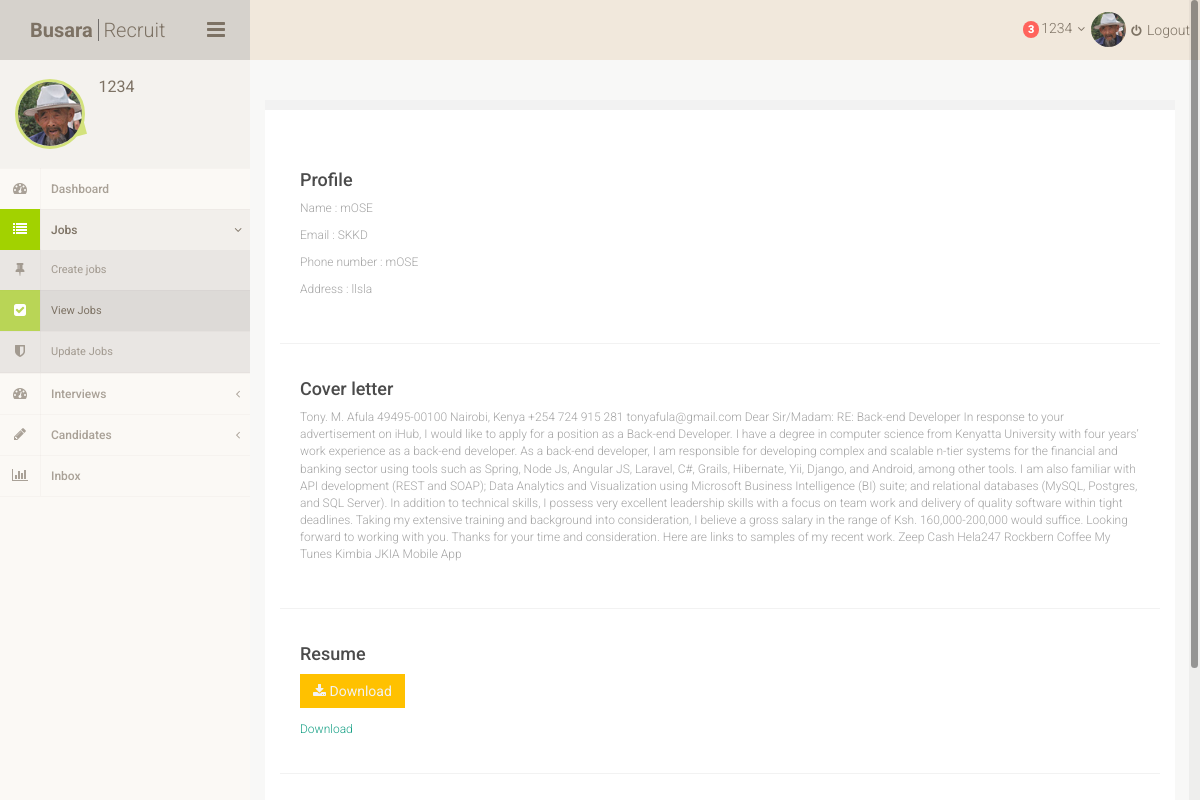
/candidates/profile/1 (signed in), run on the app's committed database.
### employers/models.py (models this page shows, shortened)
class Employer(models.Model):
	user = models.OneToOneField(User, null=True)
	company_name = models.CharField(blank=False,unique=True, max_length=30)
	company_website = models.URLField(blank=False,unique=True, max_length=100)
	phone_number = models.CharField(blank=True, unique=True, max_length=12)
	company_logo = models.ImageField(upload_to='employers', blank=True, default="")
	created_on = models.DateTimeField(auto_now=True)

### employees/models.py (models this page shows, shortened)
class Employee(models.Model):
	job = models.ForeignKey(Job, on_delete=models.CASCADE,null=True)
	first_name  = models.CharField(blank=False, max_length=30,default="")
	last_name = models.CharField(blank=False, max_length=30,default="")
	email = models.EmailField(blank=False, max_length=35,default="")
	phone_number = models.CharField(blank=False, max_length=12)
	address = models.CharField(blank=True, max_length=60)
	cover_letter = models.CharField(max_length=1500,default='')
	resume = models.FileField(upload_to='resume/%Y%m%d/',default='')
	application_date = models.DateTimeField(auto_now=True)
	is_shortlisted = models.BooleanField(default=False)

### employees/views.py (the view)
# urls.py: url(r'^profile/(?P<id>[0-9]+)$', views.candidate_profile, name="profile"),
def candidate_profile(request,id):
	user = request.user
	employer = user.employer
	profile = get_object_or_404(Employee, pk=id)
	return render(request, 'employees/view_profile.html', {'profile': profile,'company_name':employer.company_name})

### employees/templates/employees/view_profile.html (shortened to what this page needs)
<!DOCTYPE html>
<html>
  <head>
    {% load static %}
    <link href="{% static 'employers/css/bootstrap.min.css' %}" rel="stylesheet">
    <link href="http://netdna.bootstrapcdn.com/font-awesome/4.0.3/css/font-awesome.css" rel="stylesheet">
    <link rel="stylesheet" href="{% static 'employers/css/animate.min.css' %}">
    <link rel="stylesheet" href="{% static 'employers/css/rickshaw.min.css' %}">
    <link rel="stylesheet" href="{% static 'employers/css/bootstrap-checkbox.css' %}">
    <link rel="stylesheet" href="{% static 'employers/css/chosen-bootstrap.css' %}">
    <link rel="stylesheet" href="{% static 'employers/js/plugins/tabdrop/css/tabdrop.css' %}">
    <link href="{% static 'employers/css/minoral.css' %}" rel="stylesheet">
  </head>
  <body class="brownish-scheme">
    <div id="wrap">
      <div class="row">
        <div class="navbar navbar-default navbar-fixed-top" role="navigation">
          <div class="navbar-header col-md-2">
            <a class="navbar-brand" href="index.html">
              <strong>Busara</strong>  Recruit
            </a>
            <div class="sidebar-collapse">
              <a href="index.html#">
                <i class="fa fa-bars"></i>
              </a>
            </div>
          </div>
          <div class="navbar-collapse">
            <div class="collapsing-content">
              <div class="user-controls">
                <ul>
                  <li class="dropdown messages">
                    <a class="dropdown-toggle" data-toggle="dropdown" href="index.html#">
                      <span class="badge badge-red" id="user-new-messages">3</span>{{company_name}}</strong> <i class="fa fa-angle-down"></i>
                    </a>
                    <div class="profile-photo">
                      <img src="images/profile-photo.jpg" alt />
                    </div>
                  </li>
				   <li>
                     <a href="{% url 'employers:logout' %}"><i class="fa fa-power-off"></i> Logout</a>
                  </li>
                </ul>
              </div>
            </div>
            <ul class="nav navbar-nav side-nav" id="navigation">
              <li class="user-status status-online" id="user-status">
                <div class="profile-photo">
                  <img src="{% static 'employers/images/profile-photo.jpg' %}" alt />
                </div>
                <div class="user">
                  {{company_name}}
                </div>
              </li>
			  <li class="dropdown">
                <a href="{% url 'employers:dashboard'%}" class="dropdown-toggle" title="Dashboard">
                  <i class="fa fa-dashboard">
                  </i>
                  Dashboard
                </a>
              </li>
			   <li class="dropdown open">
                <a href="index.html#" class="dropdown-toggle" data-toggle="dropdown" title="Forms">
                  <i class="fa fa-list">
                    <span class="overlay-label green"></span>
                  </i>
                  Jobs <b class="fa fa-angle-left dropdown-arrow"></b>
                </a>
                <ul class="dropdown-menu">
                  <li >
                    <a href="{% url 'jobs:create'%}" title="Common Elements">
                      <i class="fa fa-thumb-tack"></i>
                      Create jobs
                    </a>
                  </li>
                  <li class="active">
                    <a href="{% url 'jobs:view'%}" title="Validation">
                      <i class="fa fa-check-square"><span class="overlay-label green60"></span></i>
                      View Jobs
                    </a>
                  </li>
                  <li>
                    <a href="#"  title="Form Wizard">
                      <i class="fa fa-shield"></i>
                      Update Jobs
                    </a>
                  </li>
                </ul>
              </li>
              <li class="dropdown">
                <a href="#" class="dropdown-toggle" data-toggle="dropdown" title="Dashboard">
                  <i class="fa fa-dashboard">
                  </i>
                  Interviews <b class="fa fa-angle-left dropdown-arrow"></b>
                </a>
              </li>
              <li class="dropdown">
                <a href="index.html#" class="dropdown-toggle" data-toggle="dropdown" title="Interface">
                  <i class="fa fa-pencil">
                  </i>
                  Candidates <b class="fa fa-angle-left dropdown-arrow"></b>
                </a>
              </li>
			  <li>
                <a href="#" title="Charts & Graphs">
                  <i class="fa fa-bar-chart-o">
                  </i>
                  Inbox
                </a>
              </li>
            </ul>
          </div>
        </div>
        <div id="content" class="col-md-12">
          <div class="main">
<section class="tile">
  <div class="tile-widget nopadding">
    <ul class="nav nav-tabs tabdrop align-right">
    </ul>
  </div>
  <div class="tile-body tab-content">
    <div id="fulltext-tab" class="tab-pane fade in active">
      <ul class="search-results fulltext">
        <li class="search-result">
          <div class="cover">
            <h4><a href="#">Profile</a></h4>
			<p>Name : {{profile.first_name}}</p>
			<p>Email : {{profile.last_name}} </p>
			<p>Phone number : {{profile.first_name}}</p>
			<p>Address : {{profile.address}}</p>
          </div>
        </li>
		 <li class="search-result">
          <div class="cover">
            <h4><a href="#">Cover letter</a></h4>
            <p>{{profile.cover_letter}}</p>
          </div>
        </li>
		<li class="search-result">
          <div class="cover">
            <h4><a href="#">Resume</a></h4>
           <button type="reset" class="btn btn-orange cancel">
                              <i class="fa fa-download" aria-hidden="true"></i>
                              <span>Download</span>
                            </button>
							<a href="{% url 'candidates:download' profile.resume.name %}">Download</a>
          </div>
        </li>
	    <li class="search-result">
          <div class="cover">
          </div>
        </li>
      </ul>
    </div>
  </div>
</section>
          </div>
        </div>
      </div>
    </div>
  </body>
</html>

### data on the page
Employer: company_name "1234"
Employee: first_name "mOSE", last_name "SKKD", address "llsla", cover_letter "Tony. M. Afula 49495-00100 Nairobi, Kenya +254 724 915 281 tonyafula@gmail.com Dear Sir/Madam: RE: Back-end Developer In response to your advertisement on iHub, I would like to apply for a position as a Back-end Developer. I have a degree in computer science from Kenyatta University with four years’ work experience as a back-end developer. As a back-end developer, I am responsible for developing complex and scalable n-tier systems for the financial and banking sector using tools such as Spring, Node Js, Angular JS, Laravel, C#, Grails, Hibernate, Yii, Django, and Android, among other tools. I am also familiar with API development (REST and SOAP); Data Analytics and Visualization using…"
